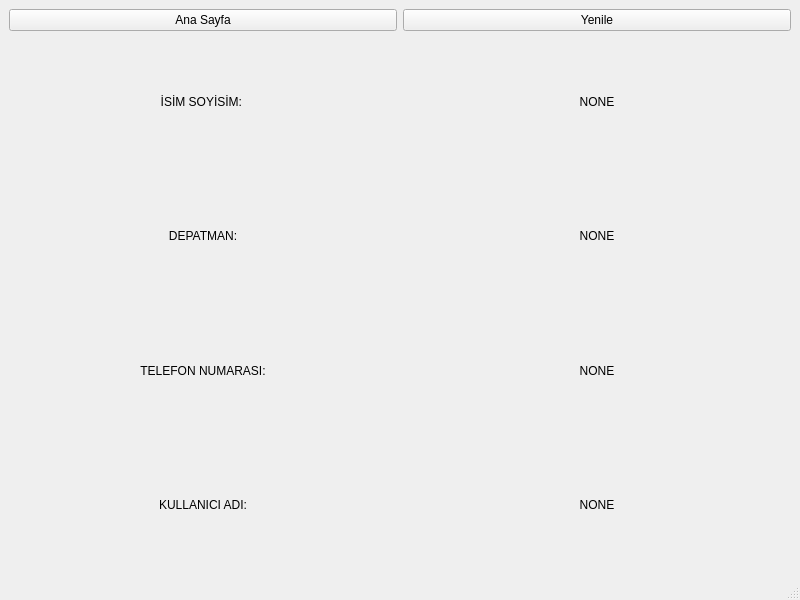
<?xml version="1.0" encoding="UTF-8"?>
<ui version="4.0">
 <class>MainWindowPerProfil</class>
 <widget class="QMainWindow" name="MainWindowPerProfil">
  <property name="geometry">
   <rect>
    <x>0</x>
    <y>0</y>
    <width>800</width>
    <height>600</height>
   </rect>
  </property>
  <property name="windowTitle">
   <string>Personel Profil Ekranı</string>
  </property>
  <widget class="QWidget" name="centralwidget">
   <layout class="QGridLayout" name="gridLayout_2">
    <item row="1" column="0">
     <layout class="QGridLayout" name="gridLayout">
      <item row="6" column="2" colspan="2">
       <widget class="QLabel" name="adSoyadLabel">
        <property name="text">
         <string>NONE</string>
        </property>
        <property name="alignment">
         <set>Qt::AlignCenter</set>
        </property>
       </widget>
      </item>
      <item row="9" column="0" colspan="2">
       <widget class="QLabel" name="label_5">
        <property name="text">
         <string>KULLANICI ADI:</string>
        </property>
        <property name="alignment">
         <set>Qt::AlignCenter</set>
        </property>
       </widget>
      </item>
      <item row="8" column="2" colspan="2">
       <widget class="QLabel" name="telNoLabel">
        <property name="text">
         <string>NONE</string>
        </property>
        <property name="alignment">
         <set>Qt::AlignCenter</set>
        </property>
       </widget>
      </item>
      <item row="7" column="2" colspan="2">
       <widget class="QLabel" name="departmanLabel">
        <property name="text">
         <string>NONE</string>
        </property>
        <property name="alignment">
         <set>Qt::AlignCenter</set>
        </property>
       </widget>
      </item>
      <item row="9" column="2" colspan="2">
       <widget class="QLabel" name="usernameLabel">
        <property name="text">
         <string>NONE</string>
        </property>
        <property name="alignment">
         <set>Qt::AlignCenter</set>
        </property>
       </widget>
      </item>
      <item row="6" column="0" colspan="2">
       <widget class="QLabel" name="label">
        <property name="text">
         <string>İSİM SOYİSİM: </string>
        </property>
        <property name="alignment">
         <set>Qt::AlignCenter</set>
        </property>
       </widget>
      </item>
      <item row="7" column="0" colspan="2">
       <widget class="QLabel" name="label_3">
        <property name="text">
         <string>DEPATMAN:</string>
        </property>
        <property name="alignment">
         <set>Qt::AlignCenter</set>
        </property>
       </widget>
      </item>
      <item row="8" column="0" colspan="2">
       <widget class="QLabel" name="label_4">
        <property name="text">
         <string>TELEFON NUMARASI:</string>
        </property>
        <property name="alignment">
         <set>Qt::AlignCenter</set>
        </property>
       </widget>
      </item>
      <item row="2" column="2" colspan="2">
       <widget class="QPushButton" name="yenileButton">
        <property name="text">
         <string>Yenile</string>
        </property>
       </widget>
      </item>
      <item row="2" column="0" colspan="2">
       <widget class="QPushButton" name="anaSayfaButton">
        <property name="text">
         <string>Ana Sayfa</string>
        </property>
       </widget>
      </item>
     </layout>
    </item>
   </layout>
  </widget>
  <widget class="QMenuBar" name="menubar">
   <property name="geometry">
    <rect>
     <x>0</x>
     <y>0</y>
     <width>800</width>
     <height>26</height>
    </rect>
   </property>
  </widget>
  <widget class="QStatusBar" name="statusbar"/>
 </widget>
 <resources/>
 <connections/>
</ui>
